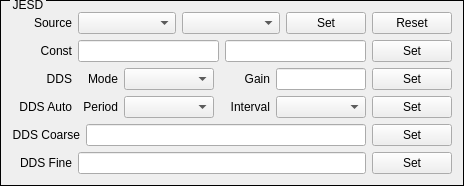
       <widget class="QGroupBox" name="groupBoxDL_JESD">
        <property name="styleSheet">
         <string notr="true">QGroupBox{ border:1px solid black; margin-top:0.5ex; }
QGroupBox::title { subcontrol-origin:margin; subcontrol-position:top left; top:-2px; left:10px; margin-left: 0px; padding:0 1px; }</string>
        </property>
        <property name="title">
         <string>JESD</string>
        </property>
        <layout class="QVBoxLayout" name="verticalLayout_10">
         <item>
          <layout class="QHBoxLayout" name="horizontalLayout_4">
           <item>
            <widget class="QLabel" name="labelDL_JESD_Source">
             <property name="sizePolicy">
              <sizepolicy hsizetype="Fixed" vsizetype="Fixed">
               <horstretch>0</horstretch>
               <verstretch>0</verstretch>
              </sizepolicy>
             </property>
             <property name="minimumSize">
              <size>
               <width>60</width>
               <height>0</height>
              </size>
             </property>
             <property name="text">
              <string>Source</string>
             </property>
             <property name="alignment">
              <set>Qt::AlignRight|Qt::AlignTrailing|Qt::AlignVCenter</set>
             </property>
            </widget>
           </item>
           <item>
            <widget class="QComboBox" name="comboBoxDL_JESD_Source_0">
             <property name="sizePolicy">
              <sizepolicy hsizetype="Expanding" vsizetype="Fixed">
               <horstretch>5</horstretch>
               <verstretch>0</verstretch>
              </sizepolicy>
             </property>
            </widget>
           </item>
           <item>
            <widget class="QComboBox" name="comboBoxDL_JESD_Source_1">
             <property name="sizePolicy">
              <sizepolicy hsizetype="Expanding" vsizetype="Fixed">
               <horstretch>5</horstretch>
               <verstretch>0</verstretch>
              </sizepolicy>
             </property>
            </widget>
           </item>
           <item>
            <widget class="QPushButton" name="pushButtonSetDL_JESD_Source">
             <property name="sizePolicy">
              <sizepolicy hsizetype="Expanding" vsizetype="Fixed">
               <horstretch>0</horstretch>
               <verstretch>0</verstretch>
              </sizepolicy>
             </property>
             <property name="text">
              <string>Set</string>
             </property>
            </widget>
           </item>
           <item>
            <widget class="QPushButton" name="pushButtonJESD_Reset">
             <property name="sizePolicy">
              <sizepolicy hsizetype="Expanding" vsizetype="Fixed">
               <horstretch>0</horstretch>
               <verstretch>0</verstretch>
              </sizepolicy>
             </property>
             <property name="text">
              <string>Reset</string>
             </property>
            </widget>
           </item>
          </layout>
         </item>
         <item>
          <layout class="QHBoxLayout" name="horizontalLayout_5">
           <item>
            <widget class="QLabel" name="labelDL_JESD_Const">
             <property name="sizePolicy">
              <sizepolicy hsizetype="Fixed" vsizetype="Fixed">
               <horstretch>0</horstretch>
               <verstretch>0</verstretch>
              </sizepolicy>
             </property>
             <property name="minimumSize">
              <size>
               <width>60</width>
               <height>0</height>
              </size>
             </property>
             <property name="text">
              <string>Const</string>
             </property>
             <property name="alignment">
              <set>Qt::AlignRight|Qt::AlignTrailing|Qt::AlignVCenter</set>
             </property>
            </widget>
           </item>
           <item>
            <widget class="QLineEdit" name="lineEditDL_JESD_ConstI">
             <property name="sizePolicy">
              <sizepolicy hsizetype="Expanding" vsizetype="Fixed">
               <horstretch>5</horstretch>
               <verstretch>0</verstretch>
              </sizepolicy>
             </property>
            </widget>
           </item>
           <item>
            <widget class="QLineEdit" name="lineEditDL_JESD_ConstQ">
             <property name="sizePolicy">
              <sizepolicy hsizetype="Expanding" vsizetype="Fixed">
               <horstretch>5</horstretch>
               <verstretch>0</verstretch>
              </sizepolicy>
             </property>
            </widget>
           </item>
           <item>
            <widget class="QPushButton" name="pushButtonSetDL_JESD_Const">
             <property name="sizePolicy">
              <sizepolicy hsizetype="Expanding" vsizetype="Fixed">
               <horstretch>0</horstretch>
               <verstretch>0</verstretch>
              </sizepolicy>
             </property>
             <property name="text">
              <string>Set</string>
             </property>
            </widget>
           </item>
          </layout>
         </item>
         <item>
          <layout class="QHBoxLayout" name="horizontalLayout_8">
           <item>
            <widget class="QLabel" name="labelDL_JESD_DDS_Param0">
             <property name="sizePolicy">
              <sizepolicy hsizetype="Fixed" vsizetype="Fixed">
               <horstretch>0</horstretch>
               <verstretch>0</verstretch>
              </sizepolicy>
             </property>
             <property name="minimumSize">
              <size>
               <width>60</width>
               <height>0</height>
              </size>
             </property>
             <property name="text">
              <string>DDS</string>
             </property>
             <property name="alignment">
              <set>Qt::AlignRight|Qt::AlignTrailing|Qt::AlignVCenter</set>
             </property>
            </widget>
           </item>
           <item>
            <widget class="QLabel" name="labelDL_JESD_DDS_Mode">
             <property name="sizePolicy">
              <sizepolicy hsizetype="Fixed" vsizetype="Fixed">
               <horstretch>0</horstretch>
               <verstretch>0</verstretch>
              </sizepolicy>
             </property>
             <property name="minimumSize">
              <size>
               <width>40</width>
               <height>0</height>
              </size>
             </property>
             <property name="text">
              <string>Mode</string>
             </property>
             <property name="alignment">
              <set>Qt::AlignRight|Qt::AlignTrailing|Qt::AlignVCenter</set>
             </property>
            </widget>
           </item>
           <item>
            <widget class="QComboBox" name="comboBoxDL_JESD_DDS_Mode">
             <property name="sizePolicy">
              <sizepolicy hsizetype="Expanding" vsizetype="Fixed">
               <horstretch>5</horstretch>
               <verstretch>0</verstretch>
              </sizepolicy>
             </property>
            </widget>
           </item>
           <item>
            <widget class="QLabel" name="labelDL_JESD_DDS_Gain">
             <property name="sizePolicy">
              <sizepolicy hsizetype="Fixed" vsizetype="Fixed">
               <horstretch>0</horstretch>
               <verstretch>0</verstretch>
              </sizepolicy>
             </property>
             <property name="minimumSize">
              <size>
               <width>50</width>
               <height>0</height>
              </size>
             </property>
             <property name="text">
              <string>Gain</string>
             </property>
             <property name="alignment">
              <set>Qt::AlignRight|Qt::AlignTrailing|Qt::AlignVCenter</set>
             </property>
            </widget>
           </item>
           <item>
            <widget class="QLineEdit" name="lineEditDL_JESD_DDS_Gain">
             <property name="sizePolicy">
              <sizepolicy hsizetype="Expanding" vsizetype="Fixed">
               <horstretch>5</horstretch>
               <verstretch>0</verstretch>
              </sizepolicy>
             </property>
            </widget>
           </item>
           <item>
            <widget class="QPushButton" name="pushButtonSetDL_JESD_DDS_Param0">
             <property name="sizePolicy">
              <sizepolicy hsizetype="Expanding" vsizetype="Fixed">
               <horstretch>0</horstretch>
               <verstretch>0</verstretch>
              </sizepolicy>
             </property>
             <property name="text">
              <string>Set</string>
             </property>
            </widget>
           </item>
          </layout>
         </item>
         <item>
          <layout class="QHBoxLayout" name="horizontalLayout_10">
           <item>
            <widget class="QLabel" name="labelDL_JESD_DDS_Param1">
             <property name="sizePolicy">
              <sizepolicy hsizetype="Fixed" vsizetype="Fixed">
               <horstretch>0</horstretch>
               <verstretch>0</verstretch>
              </sizepolicy>
             </property>
             <property name="minimumSize">
              <size>
               <width>60</width>
               <height>0</height>
              </size>
             </property>
             <property name="text">
              <string>DDS Auto</string>
             </property>
             <property name="alignment">
              <set>Qt::AlignRight|Qt::AlignTrailing|Qt::AlignVCenter</set>
             </property>
            </widget>
           </item>
           <item>
            <widget class="QLabel" name="labelDL_JESD_DDS_Period">
             <property name="sizePolicy">
              <sizepolicy hsizetype="Fixed" vsizetype="Fixed">
               <horstretch>0</horstretch>
               <verstretch>0</verstretch>
              </sizepolicy>
             </property>
             <property name="minimumSize">
              <size>
               <width>40</width>
               <height>0</height>
              </size>
             </property>
             <property name="text">
              <string>Period</string>
             </property>
             <property name="alignment">
              <set>Qt::AlignRight|Qt::AlignTrailing|Qt::AlignVCenter</set>
             </property>
            </widget>
           </item>
           <item>
            <widget class="QComboBox" name="comboBoxDL_JESD_DDS_Period">
             <property name="sizePolicy">
              <sizepolicy hsizetype="Expanding" vsizetype="Fixed">
               <horstretch>5</horstretch>
               <verstretch>0</verstretch>
              </sizepolicy>
             </property>
            </widget>
           </item>
           <item>
            <widget class="QLabel" name="labelDL_JESD_DDS_Interval">
             <property name="sizePolicy">
              <sizepolicy hsizetype="Fixed" vsizetype="Fixed">
               <horstretch>0</horstretch>
               <verstretch>0</verstretch>
              </sizepolicy>
             </property>
             <property name="minimumSize">
              <size>
               <width>50</width>
               <height>0</height>
              </size>
             </property>
             <property name="text">
              <string>Interval</string>
             </property>
             <property name="alignment">
              <set>Qt::AlignRight|Qt::AlignTrailing|Qt::AlignVCenter</set>
             </property>
            </widget>
           </item>
           <item>
            <widget class="QComboBox" name="comboBoxDL_JESD_DDS_Interval">
             <property name="sizePolicy">
              <sizepolicy hsizetype="Expanding" vsizetype="Fixed">
               <horstretch>5</horstretch>
               <verstretch>0</verstretch>
              </sizepolicy>
             </property>
            </widget>
           </item>
           <item>
            <widget class="QPushButton" name="pushButtonSetDL_JESD_DDS_Param1">
             <property name="sizePolicy">
              <sizepolicy hsizetype="Expanding" vsizetype="Fixed">
               <horstretch>0</horstretch>
               <verstretch>0</verstretch>
              </sizepolicy>
             </property>
             <property name="text">
              <string>Set</string>
             </property>
            </widget>
           </item>
          </layout>
         </item>
         <item>
          <layout class="QHBoxLayout" name="horizontalLayout_9">
           <item>
            <widget class="QLabel" name="labelDL_JESD_DDS_Step_Freq">
             <property name="sizePolicy">
              <sizepolicy hsizetype="Fixed" vsizetype="Fixed">
               <horstretch>0</horstretch>
               <verstretch>0</verstretch>
              </sizepolicy>
             </property>
             <property name="minimumSize">
              <size>
               <width>60</width>
               <height>0</height>
              </size>
             </property>
             <property name="text">
              <string>DDS Coarse</string>
             </property>
             <property name="alignment">
              <set>Qt::AlignRight|Qt::AlignTrailing|Qt::AlignVCenter</set>
             </property>
            </widget>
           </item>
           <item>
            <widget class="QLineEdit" name="lineEditDL_JESD_DDS_Step_Freq">
             <property name="sizePolicy">
              <sizepolicy hsizetype="Expanding" vsizetype="Fixed">
               <horstretch>5</horstretch>
               <verstretch>0</verstretch>
              </sizepolicy>
             </property>
            </widget>
           </item>
           <item>
            <widget class="QPushButton" name="pushButtonSetDL_JESD_DDS_Step_Freq">
             <property name="sizePolicy">
              <sizepolicy hsizetype="Expanding" vsizetype="Fixed">
               <horstretch>0</horstretch>
               <verstretch>0</verstretch>
              </sizepolicy>
             </property>
             <property name="text">
              <string>Set</string>
             </property>
            </widget>
           </item>
          </layout>
         </item>
         <item>
          <layout class="QHBoxLayout" name="horizontalLayout_7">
           <item>
            <widget class="QLabel" name="labelDL_JESD_DDS_Freq">
             <property name="sizePolicy">
              <sizepolicy hsizetype="Fixed" vsizetype="Fixed">
               <horstretch>0</horstretch>
               <verstretch>0</verstretch>
              </sizepolicy>
             </property>
             <property name="minimumSize">
              <size>
               <width>60</width>
               <height>0</height>
              </size>
             </property>
             <property name="text">
              <string>DDS Fine</string>
             </property>
             <property name="alignment">
              <set>Qt::AlignRight|Qt::AlignTrailing|Qt::AlignVCenter</set>
             </property>
            </widget>
           </item>
           <item>
            <widget class="QLineEdit" name="lineEditDL_JESD_DDS_Freq">
             <property name="sizePolicy">
              <sizepolicy hsizetype="Expanding" vsizetype="Fixed">
               <horstretch>5</horstretch>
               <verstretch>0</verstretch>
              </sizepolicy>
             </property>
            </widget>
           </item>
           <item>
            <widget class="QPushButton" name="pushButtonSetDL_JESD_DDS_Freq">
             <property name="sizePolicy">
              <sizepolicy hsizetype="Expanding" vsizetype="Fixed">
               <horstretch>0</horstretch>
               <verstretch>0</verstretch>
              </sizepolicy>
             </property>
             <property name="text">
              <string>Set</string>
             </property>
            </widget>
           </item>
          </layout>
         </item>
        </layout>
       </widget>
